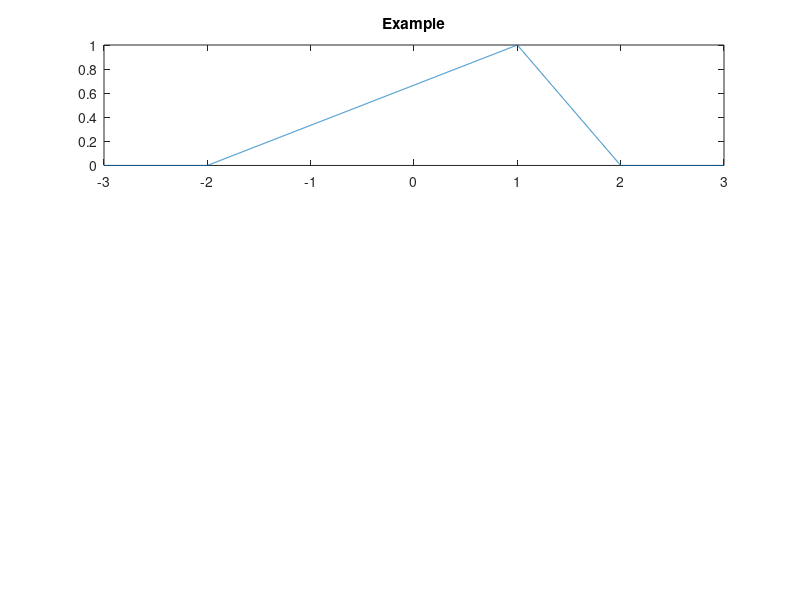

Write the MATLAB code that produced this figure. (Note: this script raises an error after producing the figure.)

t0 = 0.001;
st = -3; en = 3;
t = st:t0:en;

%example
ftri = tripuls(t, 4, 0.5); 
subplot(3, 1, 1);
plot(t, ftri);
title('Example');

%differentiation
yd = diff(mytri(t))/t0;
subplot(3, 1, 2);
plot(t(1:length(t)-1), yd);
title('differentiation');

%integration
for x = 1:length(t)
    yq(x) = quad(@mytri, st, t(x));
end
subplot(3, 1, 3);
plot(t, yq);
title('integration');
